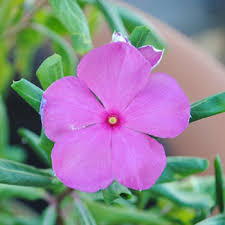
#> input picture image1.jpeg, 225 x 225 px
$ jupyter execute Image_Deblurring.ipynb
#> lines starting #> are read from the running program, lines starting #| are printed output that depends on the picture
# `Image deblurring`

## **Imports**

[cell 1]
import numpy as np
import matplotlib.pyplot as plt
from scipy.linalg import lu
from skimage.metrics import peak_signal_noise_ratio as psnr
from skimage.metrics import structural_similarity as ssim
from PIL import Image
import io
import requests

## `1. Load image: Step 1`

[cell 2]
img = Image.open("./image1.jpeg").convert("RGB").resize((256,256))

color_array = np.array(img).astype(np.float64)
A = np.mean(color_array, axis=2)

plt.figure(figsize=(10, 3))
plt.subplot(1, 2, 1)
plt.imshow(color_array.astype(np.uint8))
plt.title("Step 1 — Original image (color)")
plt.axis("off")

plt.subplot(1, 2, 2)
plt.imshow(A, cmap="gray", vmin=0, vmax=255)
plt.title("Step 1 — Pixel matrix (grayscale)")
plt.axis("off")
plt.tight_layout()
plt.show()

print(f"Matrix shape: {A.shape}")
#| Matrix shape: (256, 256)
print(f"Sample values (top-left 4×4):\n{np.round(A[:4,:4], 2)}")
#| Sample values (top-left 4×4):
#| [[103.33 106.   112.   118.67]
#|  [104.33 107.67 113.   119.67]
#|  [106.   109.33 115.   121.67]
#|  [108.33 111.67 117.33 123.33]]

## 2. `Step 2: build kernel + apply blur`

[cell 3]
def build_gaussian_kernel(size, sigma=2.0):
    K = np.zeros((size, size))
    for i in range(size):
        for j in range(size):
            diff = abs(i - j)
            # Only calculate values near the diagonal (local neighborhood)
            if diff < 15:  # Local window size
                K[i, j] = np.exp(-0.5 * (diff / sigma) ** 2)
    # Normalize rows so the image brightness doesn't change
    row_sums = K.sum(axis=1)
    return K / row_sums[:, np.newaxis]


def numpy_rref(matrix, size=4):
    M = matrix[:size, :size].astype(float).copy()
    for col in range(size):
        pivot = next((r for r in range(col, size) if abs(M[r, col]) > 1e-10), None)
        if pivot is None:
            continue
        M[[col, pivot]] = M[[pivot, col]]
        M[col] /= M[col, col]
        for row in range(size):
            if row != col:
                M[row] -= M[row, col] * M[col]
    return np.round(M, 2)


size = A.shape[0]
#> size = 256
K = build_gaussian_kernel(size, sigma=2.0)
#> after the loop in build_gaussian_kernel, `for i in range(size):`:
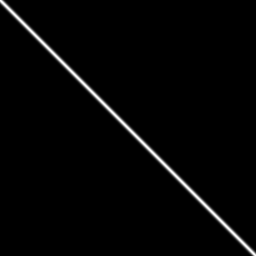
#> K: shape (256, 256) float64; min 0, max 1, mean 0.0195
B = np.clip(K @ A @ K.T, 0, 255)

P_lu, L, U = lu(K[:8, :8])
rank = int(np.linalg.matrix_rank(K))
#> rank = 256
nullity = size - rank
#> nullity = 0
cond = round(float(np.linalg.cond(K)), 2)
#> cond = 184635310.2
rref = numpy_rref(K)

plt.figure(figsize=(10, 3))
plt.subplot(1, 2, 1)
plt.imshow(B, cmap="gray", vmin=0, vmax=255)
plt.title("Step 2 — Blurred image (K @ A @ Kᵀ)")
plt.axis("off")

plt.subplot(1, 2, 2)
plt.imshow(K[:16, :16], cmap="viridis")
plt.colorbar()
plt.title("Blur kernel K (16×16 view)")
plt.tight_layout()
plt.show()

print(f"Rank: {rank}   Nullity: {nullity}   Condition number: {cond}")
#| Rank: 256   Nullity: 0   Condition number: 184635310.23
print(f"\nRREF (top 4×4):\n{rref}")
#| RREF (top 4×4):
#| [[1. 0. 0. 0.]
#|  [0. 1. 0. 0.]
#|  [0. 0. 1. 0.]
#|  [0. 0. 0. 1.]]
print(f"\nL (LU decomp, 4×4):\n{np.round(L[:4,:4], 3)}")
#| L (LU decomp, 4×4):
#| [[1.    0.    0.    0.   ]
#|  [0.406 1.    0.    0.   ]
#|  [0.082 0.536 1.    0.   ]
#|  [0.007 0.088 0.436 1.   ]]
print(f"\nU (LU decomp, 4×4):\n{np.round(U[:4,:4], 3)}")
#| U (LU decomp, 4×4):
#| [[0.333 0.294 0.202 0.108]
#|  [0.    0.077 0.141 0.152]
#|  [0.    0.    0.03  0.087]
#|  [0.    0.    0.    0.013]]

## `Step 3: Subspaces`

[cell 4]
Usvd, S, Vt = np.linalg.svd(K)

col_space = Usvd[:, :rank]
null_space = Vt[rank:]
#> null_space = empty array

print(f"Rank-Nullity theorem: rank({rank}) + nullity({nullity}) = {rank+nullity} = n")
#| Rank-Nullity theorem: rank(256) + nullity(0) = 256 = n
print(f"\nColumn space basis (first 3 vectors, first 4 elements):")
print(np.round(col_space[:4, :3].T, 4))
#| [[ 0.0936  0.097   0.1002  0.1027]
#|  [-0.1045 -0.1083 -0.1119 -0.1146]
#|  [ 0.0687  0.0712  0.0735  0.0752]]
print(f"\nNull space basis (first 3 vectors, first 4 elements):")
if len(null_space) > 0:
    print(np.round(null_space[:3, :4], 4))
else:
    print("Empty — K is full rank, no null space")

## `step 4: linear independence + basis`

[cell 5]
Q_qr, R_qr = np.linalg.qr(K)
diag_R = np.abs(np.diag(R_qr))
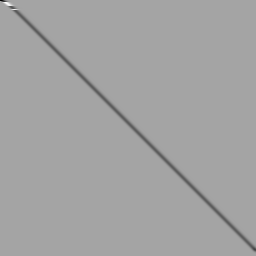
#> R_qr: shape (256, 256) float64; min -0.448, max 0.248, mean -0.00369; drawn with min black and max white
threshold = diag_R.max() * 1e-10
#> threshold = 4.31e-11
independent_cols = [i for i, d in enumerate(diag_R) if d > threshold][:rank]
#> independent_cols = 256 values from 0 to 255

singular_values = np.linalg.svd(K, compute_uv=False)

print(f"Independent columns (via QR): first {len(independent_cols)} — indices {independent_cols[:8]}")
#| Independent columns (via QR): first 256 — indices [0, 1, 2, 3, 4, 5, 6, 7]
print(f"\nTop singular values: {np.round(singular_values[:6], 4)}")
#| Top singular values: [1.0004 1.0003 0.9992 0.9977 0.9955 0.9928]
print(f"\nBasis preview (rows of K at independent cols, 4×4):")
print(np.round(K[independent_cols[:4], :4], 3))
#| [[0.333 0.294 0.202 0.108]
#|  [0.227 0.257 0.227 0.156]
#|  [0.135 0.196 0.222 0.196]
#|  [0.067 0.126 0.183 0.207]]

## `Step 5: Gram-Schmidt orthogonalization`

[cell 6]
def gram_schmidt(vectors):
    basis = []
    for v in vectors:
        w = v.copy().astype(float)
        for b in basis:
            w -= np.dot(w, b) * b
        norm = np.linalg.norm(w)
        if norm > 1e-10:
            basis.append(w / norm)
    return np.array(basis)


vectors = [K[:, i] for i in range(min(rank, 10))]
ortho = gram_schmidt(vectors)

dot_check = float(np.dot(ortho[0], ortho[1]))
#> dot_check = -3.05e-16
print(f"Vectors in: {len(vectors)}   Orthogonal vectors out: {len(ortho)}")
#| Vectors in: 10   Orthogonal vectors out: 10
print(f"Dot product between first two vectors: {dot_check:.2e}")
#| Dot product between first two vectors: -3.05e-16
print(f"Orthogonality confirmed: {abs(dot_check) < 1e-6}")
#| Orthogonality confirmed: True
print(f"\nOrthogonal basis preview (3 vectors, 4 elements each):")
print(np.round(ortho[:3, :4], 4))
#| [[ 0.7719  0.5266  0.3131  0.1563]
#|  [-0.4932  0.2014  0.5304  0.528 ]
#|  [ 0.3108 -0.4296 -0.2893  0.2091]]

## `Step 6: Projection`

[cell 7]
# Add noise to the blurred image first
noise_std = 5.0
B_noisy = B + np.random.normal(0, noise_std, B.shape)

P_proj = K @ np.linalg.pinv(K)
projected = np.clip(P_proj @ B_noisy, 0, 255)
is_idempotent = np.allclose(P_proj @ P_proj, P_proj, atol=1e-4)
#> is_idempotent = True

plt.figure(figsize=(15, 3))
plt.subplot(1, 3, 1)
plt.imshow(B, cmap="gray", vmin=0, vmax=255)
plt.title("Blurred (clean)")
plt.axis("off")

plt.subplot(1, 3, 2)
plt.imshow(B_noisy, cmap="gray", vmin=0, vmax=255)
plt.title(f"Blurred + noise (σ={noise_std})")
plt.axis("off")

plt.subplot(1, 3, 3)
plt.imshow(projected, cmap="gray", vmin=0, vmax=255)
plt.title("Step 6 — Projected (denoised)")
plt.axis("off")
plt.tight_layout()
plt.show()

print(f"P² = P (idempotent): {is_idempotent}")
#| P² = P (idempotent): True
print(f"Projection matrix preview (4×4):\n{np.round(P_proj[:4,:4], 4)}")
#| Projection matrix preview (4×4):
#| [[ 1.  0. -0.  0.]
#|  [ 0.  1.  0. -0.]
#|  [-0.  0.  1.  0.]
#|  [ 0. -0.  0.  1.]]

## `step 7: Least squares recovery`

[cell 8]
lam = 0.01
KtK = K.T @ K
K_reg_inv = np.linalg.solve(KtK + lam * np.eye(KtK.shape[0]), K.T)
recovered_ls = np.clip(K_reg_inv @ B @ K_reg_inv.T, 0, 255)

psnr_ls = round(float(psnr(A.astype(np.uint8), recovered_ls.astype(np.uint8), data_range=255)), 2)
#> psnr_ls = 33.43
ssim_ls = round(float(ssim(A.astype(np.uint8), recovered_ls.astype(np.uint8), data_range=255)), 3)
#> ssim_ls = 0.96

plt.figure(figsize=(15, 3))
plt.subplot(1, 3, 1)
plt.imshow(A, cmap="gray", vmin=0, vmax=255)
plt.title("Original")
plt.axis("off")

plt.subplot(1, 3, 2)
plt.imshow(B, cmap="gray", vmin=0, vmax=255)
plt.title("Blurred")
plt.axis("off")

plt.subplot(1, 3, 3)
plt.imshow(recovered_ls, cmap="gray", vmin=0, vmax=255)
plt.title(f"Step 7 — Least squares\nPSNR: {psnr_ls} dB | SSIM: {ssim_ls}")
plt.axis("off")
plt.tight_layout()
plt.show()

## `Step 8: Eigen value analysis`

[cell 9]
KtK = K.T @ K
eigenvalues = sorted(np.linalg.eigvalsh(KtK).tolist(), reverse=True)
singular_vals = np.linalg.svd(K, compute_uv=False)

fig, (ax1, ax2) = plt.subplots(1, 2, figsize=(10, 3))

ax1.bar(range(12), eigenvalues[:12], color="#7F77DD")
ax1.set_title("Step 8 — Eigenvalue spectrum of KᵀK")
ax1.set_xlabel("index")
ax1.set_ylabel("eigenvalue")

ax2.semilogy(singular_vals[:20], color="#1D9E75", marker="o", markersize=4)
ax2.set_title("Singular value decay (log scale)")
ax2.set_xlabel("index")
ax2.set_ylabel("singular value")

plt.tight_layout()
plt.show()
#> figure, not shown here; panel 1: tallest bar 1 high, from x = -0.4 to 0.4; panel 2: curve peaks at x = 0, y = 1

print(f"Dominant eigenvalue: {round(eigenvalues[0], 4)}")
#| Dominant eigenvalue: 1.0008
print(f"Top 8 eigenvalues: {[round(v,4) for v in eigenvalues[:8]]}")
#| Top 8 eigenvalues: [1.0008, 1.0006, 0.9984, 0.9954, 0.9911, 0.9857, 0.9791, 0.9714]
print(f"Top 8 singular values: {[round(float(s),4) for s in singular_vals[:8]]}")
#| Top 8 singular values: [1.0004, 1.0003, 0.9992, 0.9977, 0.9955, 0.9928, 0.9895, 0.9856]

## `Step 9 : SVD reconstruction`

[cell 10]
def truncated_svd_recover(K, B, k, lam=0.01):
    U, S, Vt = np.linalg.svd(K, full_matrices=False)
    S_k, U_k, Vt_k = S[:k], U[:, :k], Vt[:k, :]
    S_inv = S_k / (S_k ** 2 + lam)
    K_pinv = Vt_k.T @ np.diag(S_inv) @ U_k.T
    return np.clip(K_pinv @ B @ K_pinv.T, 0, 255)


k_values = [5, 20, size]
#> k_values = [5, 20, 256]
results = {}
for k in k_values:
    rec = truncated_svd_recover(K, B, k)
    results[k] = {
        "image": rec,
        "psnr": round(float(psnr(A.astype(np.uint8), rec.astype(np.uint8), data_range=255)), 2),
        "ssim": round(float(ssim(A.astype(np.uint8), rec.astype(np.uint8), data_range=255)), 3)
    }
#> this loop made 3 passes
#> (S_k in truncated_svd_recover, S_inv in truncated_svd_recover) on pass 1: ([1, 1, 0.999, 0.998, 0.996], [0.99, 0.99, 0.991, 0.992, 0.994])
#> pass 1, in truncated_svd_recover, `U, S, Vt = np.linalg.svd(K, full_matrices=False)`:
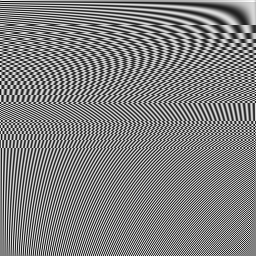
#> Vt: shape (256, 256) float64; min -0.12, max 0.12, mean 0.00013; drawn with min black and max white
#> pass 1, in truncated_svd_recover, `K_pinv = Vt_k.T @ np.diag(S_inv) @ U_k.T`:
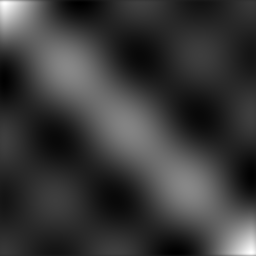
#> K_pinv: shape (256, 256) float64; min -0.00793, max 0.0441, mean 0.00386; drawn with min black and max white
#> pass 1, `rec = truncated_svd_recover(K, B, k)`:
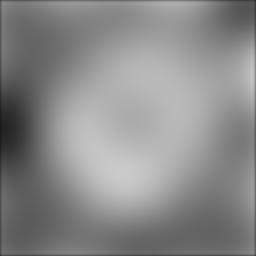
#> rec: shape (256, 256) float64; min 25.9, max 202.5, mean 138.1
#> after the loop, results = 3 items

fig, axes = plt.subplots(1, len(k_values) + 2, figsize=(18, 3))

axes[0].imshow(A, cmap="gray", vmin=0, vmax=255)
axes[0].set_title("Original")
axes[0].axis("off")

axes[1].imshow(B, cmap="gray", vmin=0, vmax=255)
axes[1].set_title("Blurred")
axes[1].axis("off")

for i, k in enumerate(k_values):
    r = results[k]
    axes[i+2].imshow(r["image"], cmap="gray", vmin=0, vmax=255)
    axes[i+2].set_title(f"k={k}\nPSNR: {r['psnr']} dB\nSSIM: {r['ssim']}")
    axes[i+2].axis("off")

plt.suptitle("Step 9 — SVD Reconstruction (truncated SVD + Tikhonov regularization)")
plt.tight_layout()
plt.show()
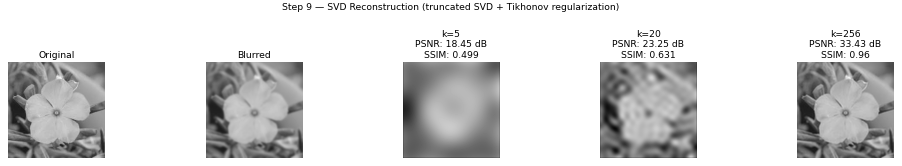
#> figure drawn by matplotlib, 5 panels

best_k = max(results, key=lambda k: results[k]["psnr"])
#> best_k = 256
print(f"Best k: {best_k} → PSNR: {results[best_k]['psnr']} dB | SSIM: {results[best_k]['ssim']}")
#| Best k: 256 → PSNR: 33.43 dB | SSIM: 0.96

## `Final comparision:`

[cell 11]
from numpy.fft import fft2, ifft2
from scipy.signal.windows import gaussian

def wiener_deconv_channel(blurred_ch, psf_small, K_noise=0.01):
    # Add reflected padding to reduce boundary artifacts
    pad = 20
    blurred_padded = np.pad(blurred_ch, pad, mode='reflect')

    h, w = blurred_padded.shape
    psf_padded = np.zeros((h, w))

    ph, pw = psf_small.shape
    cx, cy = h // 2, w // 2
    psf_padded[cx - ph//2 : cx + ph//2 + 1,
               cy - pw//2 : cy + pw//2 + 1] = psf_small

    psf_padded = np.fft.ifftshift(psf_padded)

    H = np.fft.fft2(psf_padded)
    Bf = np.fft.fft2(blurred_padded)

    W = np.conj(H) / (np.abs(H)**2 + K_noise)

    recovered = np.real(np.fft.ifft2(W * Bf))

    # Crop the padding back off
    recovered = recovered[pad:-pad, pad:-pad]

    return np.clip(recovered, 0, 255)
# ── Build compact 2D PSF ─────────────────────────────────────────────
kernel_size = 13

g1d = gaussian(kernel_size, std=2.0)
g1d /= g1d.sum()

psf_small = np.outer(g1d, g1d)
psf_small /= psf_small.sum()

psf_2d_true = np.zeros((size, size))

cx, cy = size // 2, size // 2
psf_2d_true[cx - kernel_size//2 : cx + kernel_size//2 + 1,
            cy - kernel_size//2 : cy + kernel_size//2 + 1] = psf_small

# correct FFT alignment
psf_2d_true = np.fft.ifftshift(psf_2d_true)

# ── Blur color image ─────────────────────────────────────────────────────────
color_float = color_array.astype(np.float64)
blurred_color = np.stack([
    np.clip(K @ color_float[:,:,c] @ K.T, 0, 255)
    for c in range(3)
], axis=2)

# ── Deblur each channel ──────────────────────────────────────────────────────
deblurred_color = np.stack([
    wiener_deconv_channel(blurred_color[:,:,c], psf_small, K_noise=0.001)
    for c in range(3)
], axis=2).astype(np.uint8)
#> in wiener_deconv_channel, `recovered = recovered[pad:-pad, pad:-pad]`:
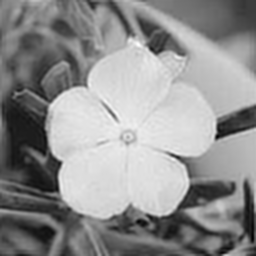
#> recovered: shape (256, 256) float64; min -0.993, max 250, mean 140.7; drawn with min black and max white
#> call 2 of wiener_deconv_channel, with psf_small = array of shape (13, 13), K_noise = 0.001
#> in wiener_deconv_channel (call 2), `pad = 20`: pad = 20
#> in wiener_deconv_channel (call 2), `blurred_padded = np.pad(blurred_ch, pad, mode='reflect')`:
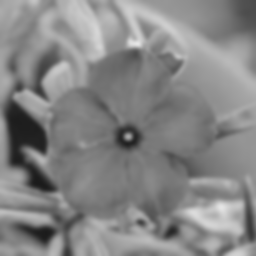
#> blurred_ch: shape (256, 256) float64; min 27.37, max 230.3, mean 133.9
#> call 3 of wiener_deconv_channel, with psf_small = array of shape (13, 13), K_noise = 0.001
#> in wiener_deconv_channel (call 3), `recovered = recovered[pad:-pad, pad:-pad]`:
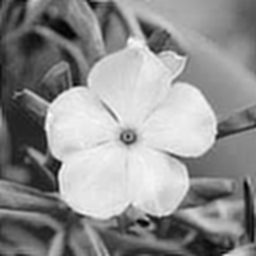
#> recovered: shape (256, 256) float64; min -2.85, max 264.8, mean 148.1; drawn with min black and max white

# ── Metrics ──────────────────────────────────────────────────────────────────
gray_orig      = A.astype(np.uint8)
gray_deblurred = np.mean(deblurred_color.astype(np.float64), axis=2).astype(np.uint8)

psnr_wiener = round(float(psnr(gray_orig, gray_deblurred, data_range=255)), 2)
#> psnr_wiener = 36.18
ssim_wiener = round(float(ssim(gray_orig, gray_deblurred, data_range=255)), 3)
#> ssim_wiener = 0.969

# ── Plot ─────────────────────────────────────────────────────────────────────
fig, axes = plt.subplots(1, 3, figsize=(15, 5))

axes[0].imshow(color_array.astype(np.uint8))
axes[0].set_title("Original", fontsize=12)
axes[0].axis("off")

axes[1].imshow(blurred_color.astype(np.uint8))
axes[1].set_title("Blurred", fontsize=12)
axes[1].axis("off")

axes[2].imshow(deblurred_color)
axes[2].set_title("Deblurred (Wiener FFT)", fontsize=12)
axes[2].axis("off")

plt.suptitle("Full pipeline summary — Image Deblurring via Linear Algebra", fontsize=13)
plt.tight_layout()
plt.savefig("final_deblurred_output.png", dpi=150, bbox_inches="tight")
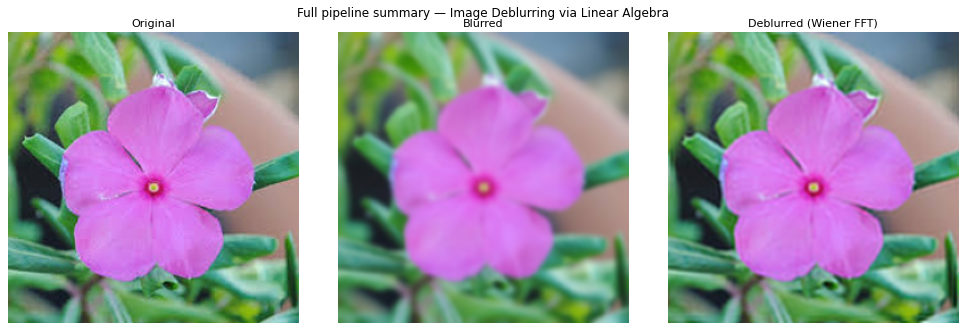
#> figure drawn by matplotlib, 3 panels
plt.show()

deblurred_pil = Image.fromarray(deblurred_color, mode="RGB")
deblurred_pil.save("best_deblurred_image.png")

print("Pipeline complete.")
print(f"Wiener PSNR        : {psnr_wiener} dB")
#| Wiener PSNR        : 36.18 dB
print(f"Wiener SSIM        : {ssim_wiener}")
#| Wiener SSIM        : 0.969
print(f"Least squares PSNR : {psnr_ls} dB")
#| Least squares PSNR : 33.43 dB
print(f"Best SVD PSNR      : {results[best_k]['psnr']} dB  (k={best_k})")
#| Best SVD PSNR      : 33.43 dB  (k=256)

plt.figure(figsize=(6, 6))
plt.imshow(deblurred_color)
plt.title("Final Deblurred Image (color)", fontsize=13)
plt.axis("off")
plt.tight_layout()
plt.show()
